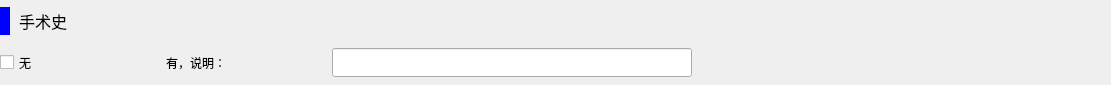
<?xml version="1.0" encoding="UTF-8"?>
<ui version="4.0">
 <class>T3L5</class>
 <widget class="QWidget" name="T3L5">
  <property name="geometry">
   <rect>
    <x>0</x>
    <y>0</y>
    <width>1111</width>
    <height>85</height>
   </rect>
  </property>
  <property name="windowTitle">
   <string>Form</string>
  </property>
  <widget class="QWidget" name="gridLayoutWidget">
   <property name="geometry">
    <rect>
     <x>0</x>
     <y>0</y>
     <width>1101</width>
     <height>81</height>
    </rect>
   </property>
   <property name="font">
    <font>
     <family>微软雅黑</family>
    </font>
   </property>
   <layout class="QGridLayout" name="gridLayout" columnstretch="1,0,0,10">
    <property name="rightMargin">
     <number>10</number>
    </property>
    <item row="1" column="2">
     <widget class="QLineEdit" name="s13">
      <property name="minimumSize">
       <size>
        <width>360</width>
        <height>29</height>
       </size>
      </property>
      <property name="maximumSize">
       <size>
        <width>360</width>
        <height>16777215</height>
       </size>
      </property>
      <property name="font">
       <font>
        <family>微软雅黑</family>
       </font>
      </property>
     </widget>
    </item>
    <item row="1" column="0">
     <widget class="QCheckBox" name="s11">
      <property name="minimumSize">
       <size>
        <width>160</width>
        <height>29</height>
       </size>
      </property>
      <property name="maximumSize">
       <size>
        <width>160</width>
        <height>16777215</height>
       </size>
      </property>
      <property name="sizeIncrement">
       <size>
        <width>0</width>
        <height>0</height>
       </size>
      </property>
      <property name="font">
       <font>
        <family>微软雅黑</family>
       </font>
      </property>
      <property name="text">
       <string>无        </string>
      </property>
     </widget>
    </item>
    <item row="1" column="1">
     <widget class="QLabel" name="s12">
      <property name="minimumSize">
       <size>
        <width>160</width>
        <height>0</height>
       </size>
      </property>
      <property name="maximumSize">
       <size>
        <width>160</width>
        <height>16777215</height>
       </size>
      </property>
      <property name="font">
       <font>
        <family>微软雅黑</family>
       </font>
      </property>
      <property name="text">
       <string>有，说明：</string>
      </property>
     </widget>
    </item>
    <item row="0" column="0" colspan="4">
     <widget class="QLabel" name="label_32">
      <property name="minimumSize">
       <size>
        <width>1050</width>
        <height>38</height>
       </size>
      </property>
      <property name="maximumSize">
       <size>
        <width>16777215</width>
        <height>38</height>
       </size>
      </property>
      <property name="sizeIncrement">
       <size>
        <width>0</width>
        <height>38</height>
       </size>
      </property>
      <property name="font">
       <font>
        <family>微软雅黑</family>
        <pointsize>12</pointsize>
       </font>
      </property>
      <property name="styleSheet">
       <string notr="true">border-left: 10px solid blue;
border-radius:5px;
padding-left: 5px;
</string>
      </property>
      <property name="text">
       <string>手术史</string>
      </property>
     </widget>
    </item>
   </layout>
  </widget>
 </widget>
 <resources/>
 <connections/>
</ui>
